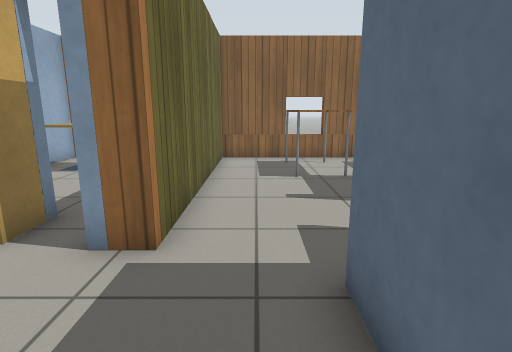
view 1 (above)

16 first-person views from a walk through a world built for the Gazebo simulator. The camera is 1 m above the floor, tilts 12° down and sees 80° across. The floor is counted in squares, 0.5 m on a side. Each view is taken from the middle of a square. On the plan, view 1 faces up. The plan holds only what a view shows up to about 17 squares ahead; the rest is blank. Simple patterns stand in for the simulator's built-in surfaces.

view 2
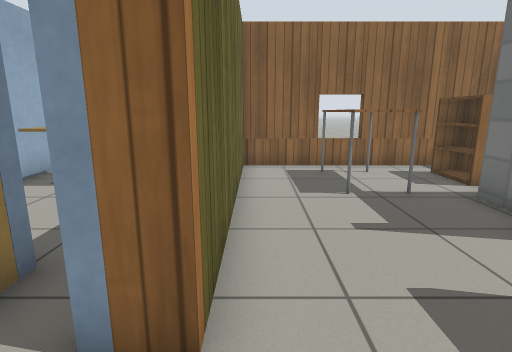

view 3
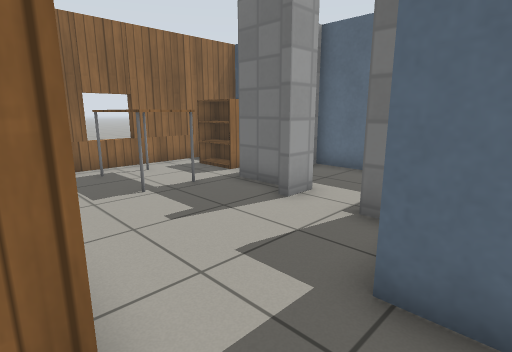

view 4
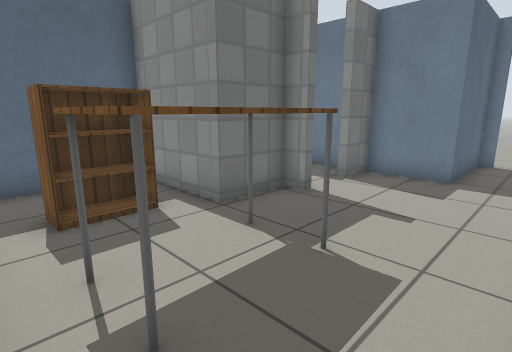

view 5
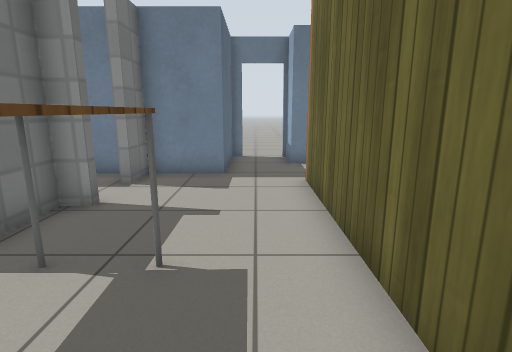

view 6
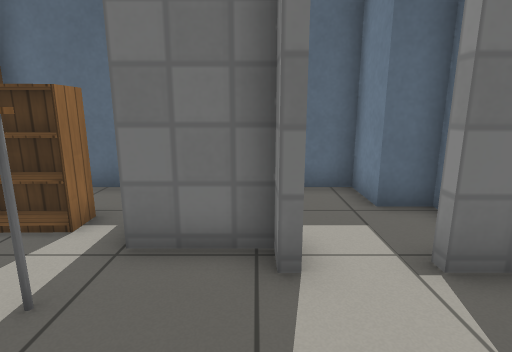

view 7
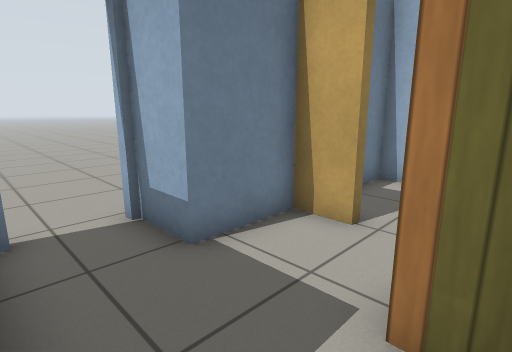

view 8
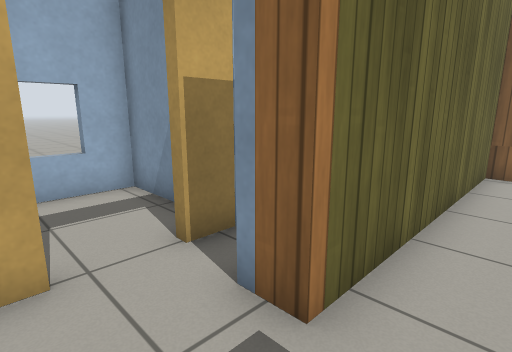

view 9
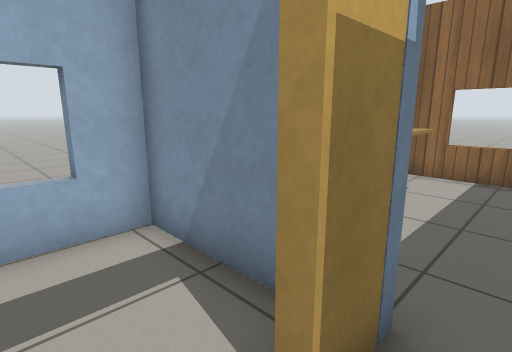

view 10
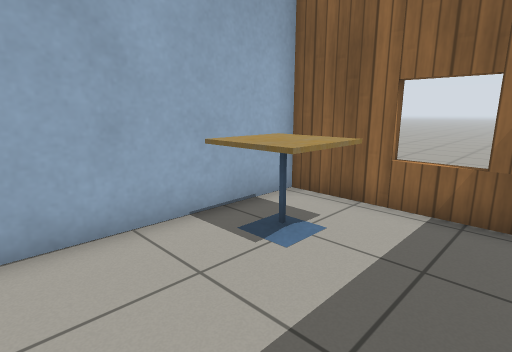

view 11
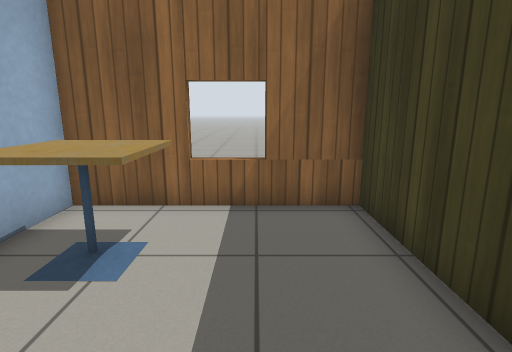

view 12
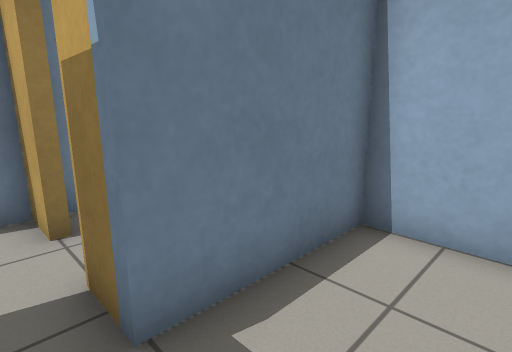

view 13
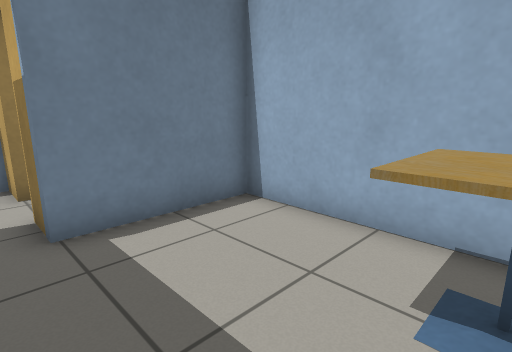

view 14
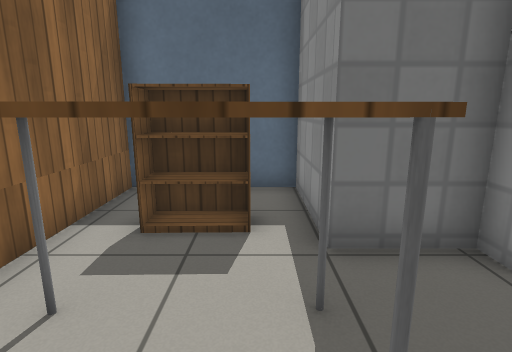

view 15
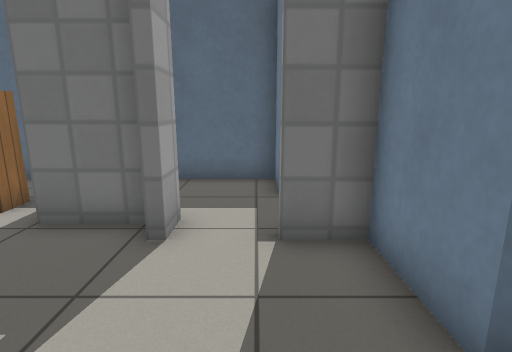

view 16
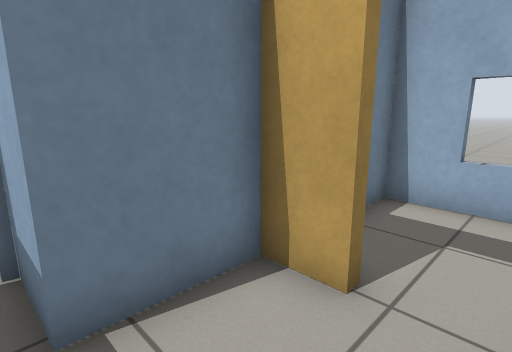

### Floor plan
Points are (right, up) in squares from view 1. A wall is a line through its corners. A room is listed if a view was taken in it or the views show most of it. See-through windows are left out.
Room 1 (views 1, 2, 3, 4, 5, 6, 7, 8, 9, 14, 15, 16)
walls: (4.2, 6.7) (4.2, 8.9) (7.9, 8.9) (7.9, 13.3) (-1.5, 13.3) (-1.5, 4.2) (-2.5, 4.2); (4.6, 6.4) (3.5, 6.4); (-3.9, 2.6) (-3.9, 1.2) (-1.5, 1.2) (-1.5, -0.5); (1, -0.5) (1, 3.2) (3.5, 3.2) (3.5, 4.6)
ways out: open door at (-2.7, 5.3) to room 2; open door at (-4, 3.5) to room 3; opening at (4, 5.5) to room 4; open door at (-0.5, -1)
objects: table (1, 9) to (3, 12); bookshelf (5, 10) to (5, 12)
Room 2 (views 10, 11, 12, 13)
walls: (-1.8, 9.2) (-1.8, 13.3) (-8, 13.3) (-8, 5.7) (-3.9, 5.7); (-5.4, 13.8) (-5.4, 13.2)
ways out: open door at (-2.7, 5.3) to room 1
objects: cafe table (-7, 10) to (-6, 11)
Room 3 (no view inside)
walls: (-5, 5.4) (-8, 5.4) (-8.1, 1.2) (-7, 1.2)
ways out: open door at (-4, 3.5) to room 1
Room 4 (no view inside)
walls: (4.4, 3.2) (6.2, 3.2) (6.2, 4.4) (7.9, 4.4) (7.9, 8.6)
ways out: opening at (4, 5.5) to room 1

Positions as (right, up) in squares from view 1, and headings:
1: (0, 0), facing up
2: (-1, 2), facing up
3: (-2, 2), facing up-right
4: (-1, 13), facing down-right
5: (0, 13), facing down
6: (0, 7), facing right
7: (1, 5), facing down-left
8: (0, 2), facing up-left
9: (-3, 3), facing up-left
10: (-3, 7), facing up-left
11: (-4, 7), facing up
12: (-3, 8), facing down-left
13: (-3, 11), facing down-left
14: (0, 10), facing right
15: (-1, 5), facing right
16: (-1, 4), facing down-left
